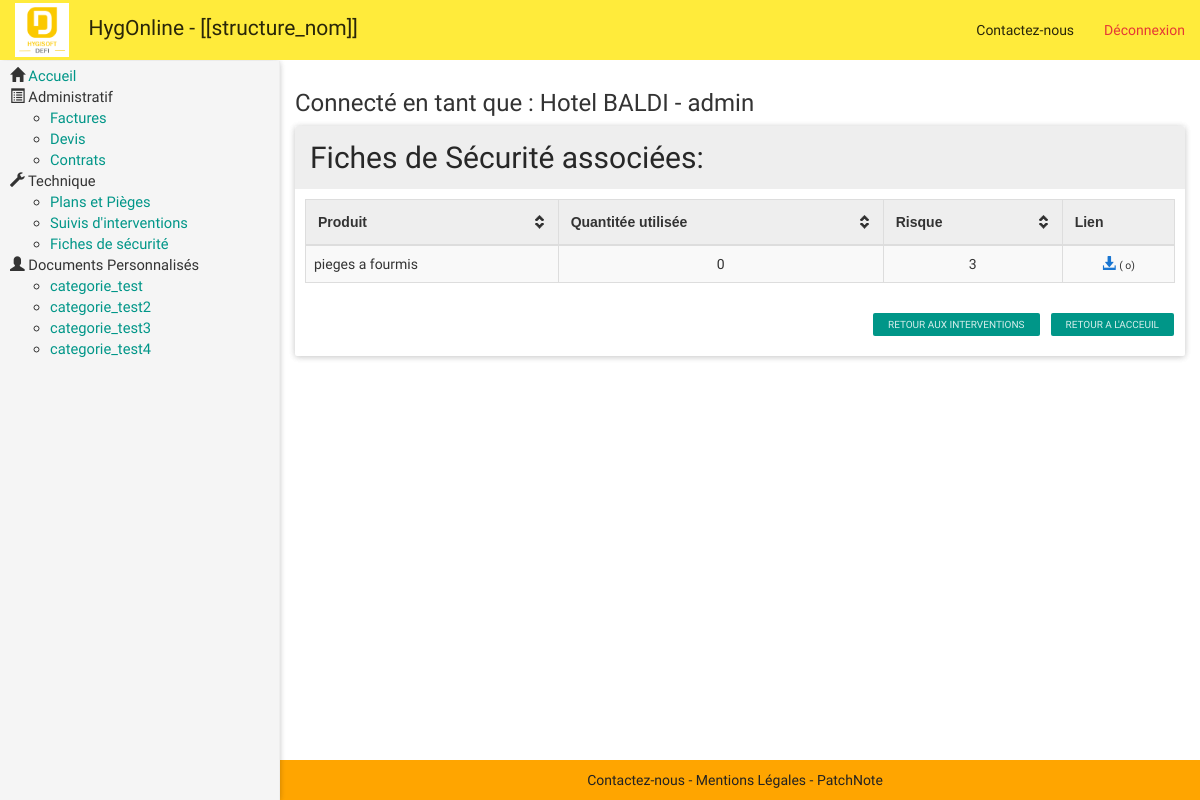
The page /hygonline_v2/public/index.php?page=fiche&id=3 (signed in) on the database its author committed.
### tables this page shows
CREATE TABLE `categories_perso` (
  `id_categ` int(11) NOT NULL,
  `libelle` varchar(100) NOT NULL,
  `html_header` text NOT NULL,
  `html_footer` text NOT NULL
);

CREATE TABLE `fiches_securitees` (
  `id_fiche` int(11) NOT NULL,
  `id_produit` int(11) DEFAULT NULL,
  `nom_produit` varchar(100) NOT NULL,
  `risque` tinyint(1) NOT NULL,
  `lien` varchar(100) NOT NULL
);

CREATE TABLE `produits_utilises` (
  `id_produit` int(11) NOT NULL,
  `id_interv` int(11) NOT NULL,
  `nom_produit` varchar(100) NOT NULL,
  `quantitee_utilisee` int(11) NOT NULL
);

### hygonline_v2/src/requete_sql.php (called while the page is built, shortened)
<?php
	function get_db(){
		if(APPLICATION_ENV == 'production') {
			$db = new PDO('mysql:host=localhost;dbname=hyg_dev2', 'hyg_dev', 'XRcD3]+b438q_Dc');
		} else {
			$db = new PDO('mysql:host=localhost;dbname=hyg_dev2', 'root', '');
		}
		return $db;
}
function get_Categories_Perso(){
	$db = get_db();
	$sql = "SELECT * FROM categories_perso";
	$stmt = $db->prepare($sql);
	$stmt->execute();
	$data = $stmt->fetchAll(PDO::FETCH_ASSOC);
	return $data;
}
function get_ficheProduit($id_interv){
	$db = get_db();
	$sql = "SELECT fiches_securitees.*, produits_utilises.quantitee_utilisee
			FROM fiches_securitees, produits_utilises, interventions
			WHERE fiches_securitees.nom_produit = produits_utilises.nom_produit
			AND produits_utilises.id_interv = interventions.id_intervention
			AND interventions.id_intervention = :id_interv";
	$stmt = $db->prepare($sql);
	$stmt->bindValue('id_interv', $id_interv, PDO::PARAM_INT);
	$stmt->execute();
	$data = $stmt->fetchAll(PDO::FETCH_ASSOC);
	return $data;
}
function taille_fichier($file){
	$filepath = APPLICATION_PATH . "/../docs/" . $file;
	$taille = filesize($filepath);
	if ($taille >= 1048576){
		$taille = round($taille / 1048576 * 100) / 100 . " Mo";
	}
	elseif ($taille >= 1024){
		$taille = round($taille / 1024 * 100) / 100 . " Ko";
	}
	else{
		$taille = $taille . " o";
	}
	return $taille;
}
?>

### hygonline_v2/src/doc_type/fiche_interv.php (the view)
<div class="panel panel-default">
	<div class="panel-heading">
		<h2>Fiches de Sécurité associées:</h2>
	</div>
	<div style="padding: 10px;" class="panel-body">
		<table class="table table-striped table-hover tablesorter">
			<thead>
				<tr>
					<th>Produit</th>
					<th>Quantitée utilisée</th>
					<th>Risque</th>
					<th class="lien">Lien</th>
				</tr>
			</thead>
			<tbody>
				<?php $produit = get_ficheProduit($_GET['id']); ?>
				<?php foreach ($produit as $indice => $fiche) :?>
					<tr>
					<td class="Tleft"> <?php echo $fiche['nom_produit']; ?> </td>
					<td class="Tcenter"> <?php echo $fiche['quantitee_utilisee']; ?> </td>
					<td class="Tcenter"> <?php echo $fiche['risque']; ?> </td>
					<td class="Tcenter">
					<?php
						$type = "fiche";
						$size = taille_fichier($fiche['lien']);
						echo '<a href="./download.php?file='.$fiche['id_fiche'].'&type='. $type .'" target="_blank"><i class="glyphicon glyphicon-download-alt info"></i></a> <span style="font-size: 75%;">(' . $size . ')</span>';
					?>
					</td>
					</tr>
				<?php endforeach; ?>
			</tbody>
		</table>
		<a href='index.php' class="btn btn-xs btn-primary Fright">Retour a l'acceuil</a>
		<a href='index.php?page=fichier&categ=interv' class="btn btn-xs btn-primary Fright" style="margin-right: 10px;">Retour aux interventions</a>
	</div>
</div>

### hygonline_v2/src/block/sidebar.php
<div id="sidebar-wrapper">
	<ul style="font-size: 105%;" class="nav sidebar-nav">
		<li>
			<span class='glyphicon glyphicon-home'></span>
			<span><a href='index.php' class='title'>Accueil</a></span>
		</li>
		<?php if ($_SESSION['user']['role']== "admin" || $_SESSION['user']['role'] == "comptable"): ?>
			<li>
				<span class="glyphicon glyphicon-list-alt"></span>
				<span class="title">Administratif</span>
			</li>
			<ul>
				<li><a href='index.php?page=fichier&categ=facture'>Factures</a></li>
				<li><a href='index.php?page=fichier&categ=devis'>Devis</a></li>
				<li><a href='index.php?page=fichier&categ=contrat'>Contrats</a></li>
			</ul>
		<?php endif; ?>
		<?php if ($_SESSION['user']['role'] == "admin" || $_SESSION['user']['role'] == "technicien"): ?>
			<li>
				 <span class='glyphicon glyphicon-wrench'></span>
				 <span class='title'>Technique</span>
			 </li>
			<ul>
				<li><a href='index.php?page=fichier&categ=plan'>Plans et Pièges</a></li>
				<li><a href='index.php?page=fichier&categ=interv'>Suivis d'interventions</a></li>
				<li><a href='index.php?page=fichier&categ=fiche'>Fiches de sécurité</a></li>
			</ul>
		<?php endif; ?>
		<li>
			<span class='glyphicon glyphicon-user'></span>
			<span class='title'>Documents Personnalisés</span>
		</li>
		<ul>
			<?php $perso = get_Categories_Perso() ?>
			<?php foreach ($perso as $indice => $categorie) :?>
				<li><a href="index.php?page=perso&id=<?php echo $categorie['id_categ']; ?>"> <?php echo $categorie['libelle']; ?> </a></li>
			<?php endforeach; ?>
		</ul>
	</ul>
</div>

### hygonline_v2/public/assets/css/styles.css (style rules this page uses)
body { padding-top: 60px; }
.panel .panel-heading h2, .panel .panel-heading h3, .panel .panel-heading h4 { margin: 5px 0; }
.table>tbody>tr>td { vertical-align: middle; }
#sidebar-wrapper { position: fixed; top: 61px; bottom: 0; display: block; z-index: 1000; left: 300px; margin-left: -300px; width: 0px; overflow-y: auto; overflow-x: hidden; background-color: #f5f5f5; border-right: 1px solid #eee; -webkit-transition: all 0.4s ease; -moz-transition: all 0.4s ease; -o-transition: all 0.4s ease; transition: all 0.4s ease; box-shadow: 0 1px 6px 0 rgba(0,0,0,.12),0 1px 6px 0 rgba(0,0,0,.12); }
#wrapper.toggled #sidebar-wrapper { width: 280px; padding: 5px 20px 20px 30px; }
.sidebar-nav { width:300px; margin-right: -21px; margin-bottom: 20px; margin-left: -20px; }
.sidebar-nav:last-child { margin-bottom: 0px; }
.info { color: #1976D2 !important; }
.Tleft { text-align: left; }
.Tcenter { text-align: center; }
.Fright { float: right; }

### rows shown on the page
categories_perso: libelle "categorie_test"
categories_perso: libelle "categorie_test2"
categories_perso: libelle "categorie_test3"
categories_perso: libelle "categorie_test4"
fiches_securitees: nom_produit "pieges a fourmis", id_produit.quantitee_utilisee "0", risque "3", lien "o"

### other values the page prints
$nom_entreprise "[[structure_nom]]"
$_SESSION['user']['nom'] "Hotel BALDI"
$_SESSION['user']['role'] "admin"
